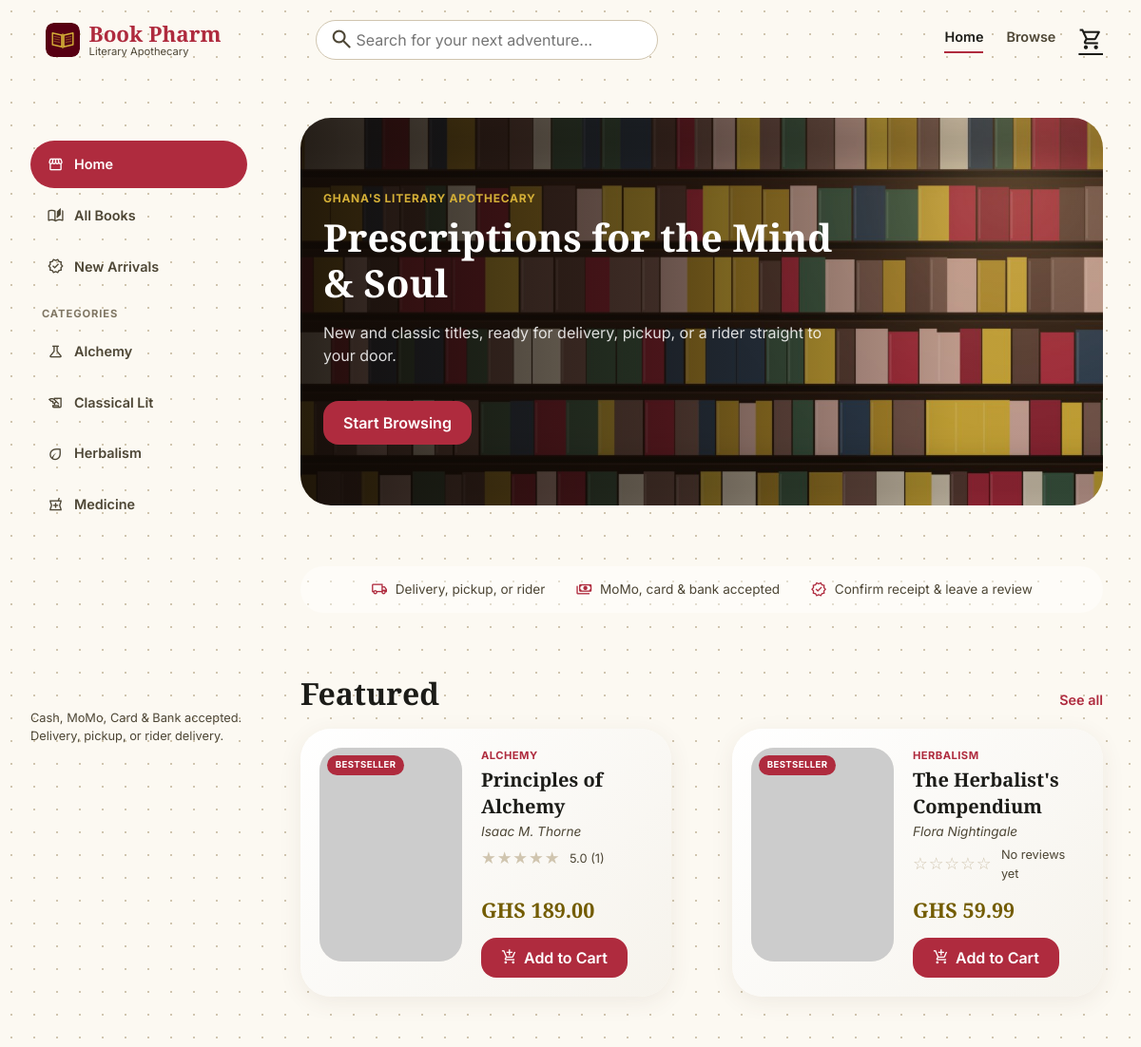
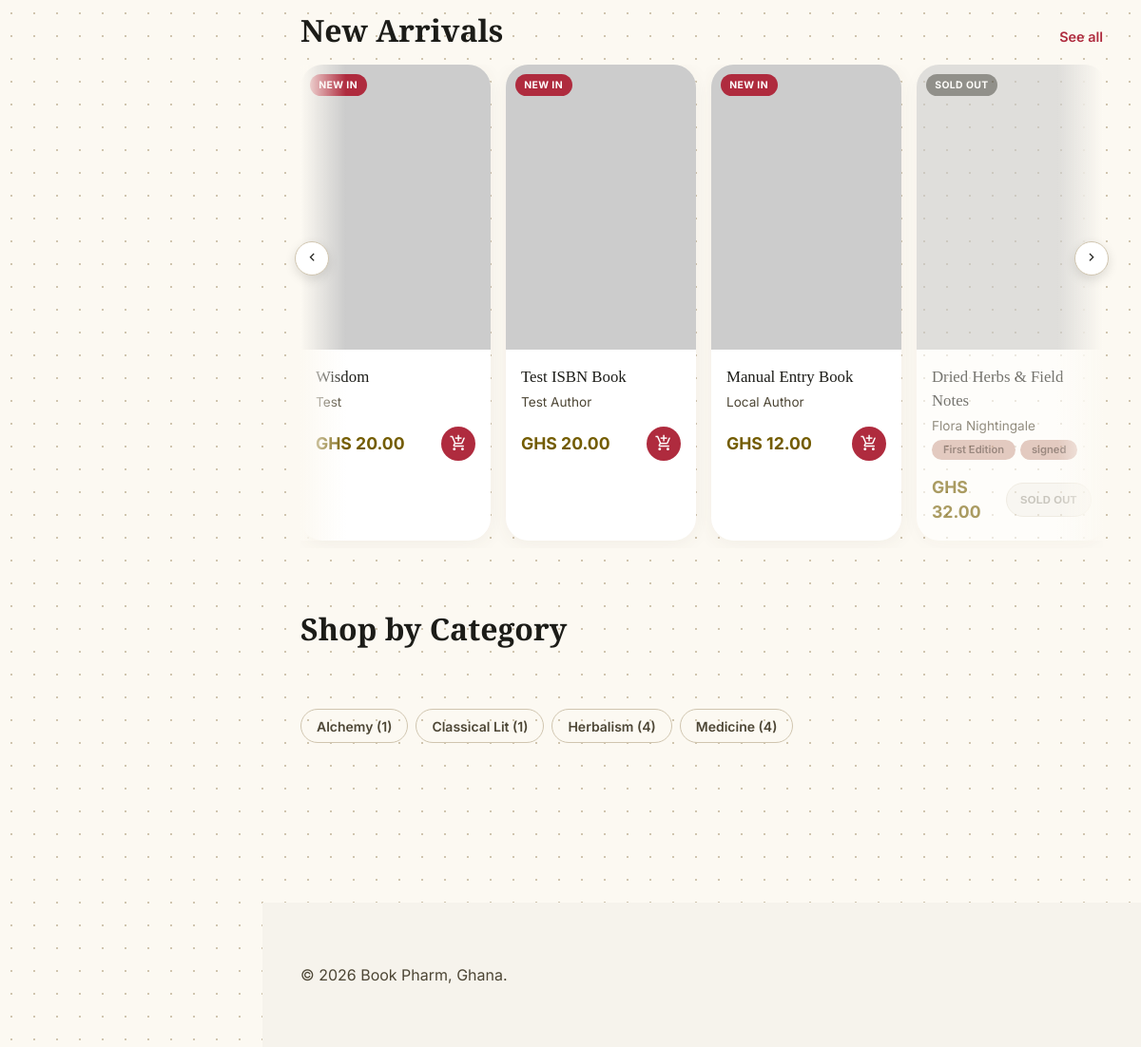
The page / on the database its author committed (2 pictures, top to bottom).
### apps/catalog/models.py (models this page shows, shortened)
class Category(models.Model):
    name = models.CharField(max_length=100, unique=True)
    slug = models.SlugField(max_length=110, unique=True, blank=True)
    class Meta:
        verbose_name_plural = 'categories'
        ordering = ['name']

class Book(models.Model):
    isbn = models.CharField(max_length=13, unique=True, null=True, blank=True)
    internal_code = models.CharField(max_length=20, unique=True, null=True, blank=True)
    slug = models.SlugField(max_length=255, unique=True, blank=True)
    title = models.CharField(max_length=255)
    author = models.CharField(max_length=255, blank=True)
    category = models.ForeignKey(Category, on_delete=models.PROTECT, related_name='books')
    tags = models.ManyToManyField(Tag, blank=True, related_name='books')
    cost_price = models.DecimalField(max_digits=10, decimal_places=2)
    selling_price = models.DecimalField(max_digits=10, decimal_places=2)
    stock_qty = models.IntegerField(default=0)
    low_stock_threshold = models.PositiveIntegerField(default=5)
    cover_image = models.ImageField(upload_to='book_covers/', blank=True, null=True)
    cover_image_url = models.URLField(max_length=500, blank=True)
    description = models.TextField(blank=True)
    is_active = models.BooleanField(default=True)
    created_at = models.DateTimeField(auto_now_add=True)
    updated_at = models.DateTimeField(auto_now=True)
    objects = BookQuerySet.as_manager()
    class Meta:
        ordering = ['title']
    @property
    def cover_url(self):
        if self.cover_image_url:
            return self.cover_image_url
        if self.cover_image:
            return self.cover_image.url
        return ''

class Tag(models.Model):
    name = models.CharField(max_length=50, unique=True)
    slug = models.SlugField(max_length=60, unique=True, blank=True)
    class Meta:
        ordering = ['name']

### apps/storefront/views.py (the view)
# urls.py: path('', views.home, name='home'),
def home(request):
    featured_qs = (
        Book.objects.filter(is_active=True, stock_qty__gt=0)
        .annotate(total_sold=Coalesce(
            Sum('sale_items__qty', filter=Q(sale_items__sale__payment_status=Sale.PaymentStatus.PAID)), 0,
        ))
        .select_related('category').prefetch_related('tags')
        .order_by('-total_sold', '-created_at')[:2]
    )
    featured_books = []
    for b in featured_qs:
        rating = Review.objects.filter(sale__items__book=b).aggregate(avg=Avg('rating'), count=Count('id'))
        featured_books.append({
            'book': b,
            'badge': 'Bestseller' if b.total_sold > 0 else 'New In',
            'avg_rating': rating['avg'] or 0,
            'review_count': rating['count'],
            'full_stars': round(rating['avg'] or 0),
        })
    featured_ids = [entry['book'].id for entry in featured_books]
    new_arrivals = list(
        Book.objects.filter(is_active=True)
        .exclude(id__in=featured_ids)
        .select_related('category').prefetch_related('tags')
        .order_by('-created_at')[:8]
    )
    categories = Category.objects.annotate(
        book_count=Count('books', filter=Q(books__is_active=True))
    ).filter(book_count__gt=0)
    active_discount = DiscountRule.objects.filter(
        is_active=True, scope=DiscountRule.Scope.GLOBAL,
    ).order_by('-created_at').first()
    return render(request, 'storefront/home.html', {
        'featured_books': featured_books,
        'new_arrivals': new_arrivals,
        'categories': categories,
        'active_discount': active_discount,
    })

### templates/storefront/home.html (shortened to what this page needs)
{% extends 'storefront/base.html' %}
{% load static %}
{% block content %}
<section class="hero-banner" style="background-image: linear-gradient(to right, rgba(15, 9, 5, 0.88) 0%, rgba(15, 9, 5, 0.55) 45%, rgba(15, 9, 5, 0.12) 82%), url('{% static 'img/hero-library.jpg' %}');">
  <div class="hero-banner__content">
    <p class="hero-banner__eyebrow">Ghana's Literary Apothecary</p>
    {% if active_discount %}
      <h1>{% if active_discount.discount_type == 'PERCENT' %}{{ active_discount.value|floatformat:0 }}% off{% else %}GHS {{ active_discount.value }} off{% endif %} storewide</h1>
      <p class="text-muted">{{ active_discount.name }} &mdash; applied automatically at checkout while it lasts.</p>
      <a class="btn btn--primary hero-banner__cta" href="{% url 'storefront:book_list' %}">Shop the Sale</a>
    {% else %}
      <h1>Prescriptions for the Mind &amp; Soul</h1>
      <p class="text-muted">New and classic titles, ready for delivery, pickup, or a rider straight to your door.</p>
      <a class="btn btn--primary hero-banner__cta" href="{% url 'storefront:book_list' %}">Start Browsing</a>
    {% endif %}
  </div>
</section>
<div class="value-props">
  <div class="value-prop"><span class="material-symbols-outlined">local_shipping</span> Delivery, pickup, or rider</div>
  <div class="value-prop"><span class="material-symbols-outlined">payments</span> MoMo, card &amp; bank accepted</div>
  <div class="value-prop"><span class="material-symbols-outlined">verified</span> Confirm receipt &amp; leave a review</div>
</div>
{% if featured_books %}
<div class="section-heading">
  <h2>Featured</h2>
  <a href="{% url 'storefront:book_list' %}?sort=new">See all</a>
</div>
<div class="featured-grid">
  {% for entry in featured_books %}
  {% include 'storefront/_featured_card.html' with book=entry.book badge=entry.badge avg_rating=entry.avg_rating review_count=entry.review_count full_stars=entry.full_stars %}
  {% endfor %}
</div>
{% endif %}
{% if new_arrivals %}
<div class="section-heading">
  <h2>New Arrivals</h2>
  <a href="{% url 'storefront:book_list' %}?sort=new">See all</a>
</div>
<div class="book-rail-wrap">
  <button type="button" class="book-rail__arrow book-rail__arrow--left" data-rail-scroll="-1" aria-label="Scroll left">
    <span class="material-symbols-outlined">chevron_left</span>
  </button>
  <div class="book-rail hide-scrollbar">
    {% for book in new_arrivals %}
    {% include 'storefront/_book_card.html' with book=book badge='New In' %}
    {% endfor %}
  </div>
  <button type="button" class="book-rail__arrow book-rail__arrow--right" data-rail-scroll="1" aria-label="Scroll right">
    <span class="material-symbols-outlined">chevron_right</span>
  </button>
</div>
{% endif %}
{% if categories %}
<div class="section-heading">
  <h2>Shop by Category</h2>
</div>
<div class="filter-bar">
  {% for cat in categories %}
  <a class="filter-bar__chip" href="{% url 'storefront:book_list' %}?category={{ cat.slug }}">{{ cat.name }} <span class="text-muted">({{ cat.book_count }})</span></a>
  {% endfor %}
</div>
{% endif %}
{% endblock %}

### templates/storefront/base.html (shortened to what this page needs)
{% load static storefront_extras %}
<!DOCTYPE html>
<html lang="en">
<head>
  <link rel="stylesheet" href="{% static 'css/base.css' %}">
  <link rel="stylesheet" href="{% static 'css/theme-storefront.css' %}">
  <link rel="stylesheet" href="{% static 'css/storefront-layout.css' %}">
  <link rel="stylesheet" href="https://cdn.jsdelivr.net/npm/toastify-js@1.12.0/src/toastify.min.css">
</head>
<body>
  <header class="storefront-topbar">
    <div class="storefront-topbar__inner">
      <div class="storefront-topbar__brand-col">
        <a class="storefront-topbar__brand" href="{% url 'storefront:home' %}">
          <img class="storefront-topbar__brand-mark" src="{% static 'img/logo.svg' %}" alt="" width="36" height="36">
          <span class="storefront-topbar__brand-text">
            <span class="storefront-topbar__brand-name">Book Pharm</span>
            <span class="storefront-topbar__brand-tagline">Literary Apothecary</span>
          </span>
        </a>
      </div>
      <div class="storefront-topbar__content">
        <form class="storefront-topbar__search" method="get" action="{% url 'storefront:book_list' %}">
          <button type="button" class="storefront-topbar__search-toggle" aria-label="Toggle search">
            <span class="material-symbols-outlined">search</span>
          </button>
          <input type="search" name="q" placeholder="Search for your next adventure..." value="{{ query|default:'' }}">
        </form>
        <nav class="storefront-topbar__links">
          <a href="{% url 'storefront:home' %}" class="{% if request.resolver_match.url_name == 'home' %}is-active{% endif %}">Home</a>
          <a href="{% url 'storefront:book_list' %}" class="{% if request.resolver_match.url_name == 'book_list' %}is-active{% endif %}">Browse</a>
        </nav>
        <a href="{% url 'storefront:cart' %}" class="storefront-topbar__cart" aria-label="Cart">
          <span class="material-symbols-outlined">shopping_cart</span>
        </a>
      </div>
    </div>
  </header>
  <div class="storefront-shell">
    <aside class="storefront-sidebar">
      <nav class="storefront-sidebar__nav">
        <a href="{% url 'storefront:home' %}" class="{% if request.resolver_match.url_name == 'home' %}is-active{% endif %}">
          <span class="material-symbols-outlined">storefront</span> Home
        </a>
        <a href="{% url 'storefront:book_list' %}" class="{% if request.resolver_match.url_name == 'book_list' and not selected_category and request.GET.sort != 'new' %}is-active{% endif %}">
          <span class="material-symbols-outlined">auto_stories</span> All Books
        </a>
        <a href="{% url 'storefront:book_list' %}?sort=new" class="{% if request.GET.sort == 'new' %}is-active{% endif %}">
          <span class="material-symbols-outlined">new_releases</span> New Arrivals
        </a>
      </nav>
      {% if nav_categories %}
      <p class="storefront-sidebar__section-label">Categories</p>
      <nav class="storefront-sidebar__nav">
        {% for cat in nav_categories %}
        <a href="{% url 'storefront:book_list' %}?category={{ cat.slug }}" class="{% if selected_category == cat.slug %}is-active{% endif %}">
          <span class="material-symbols-outlined">{{ cat.name|category_icon }}</span> {{ cat.name }}
        </a>
        {% endfor %}
      </nav>
      {% endif %}
      <div class="storefront-sidebar__foot">
        Cash, MoMo, Card &amp; Bank accepted.<br>Delivery, pickup, or rider delivery.
      </div>
    </aside>
    <div class="storefront-columns">
      <main class="storefront-main">
        {% block content %}{% endblock %}
      </main>
      <footer class="site-footer">
        <div>&copy; {% now "Y" %} Book Pharm, Ghana.</div>
      </footer>
    </div>
  </div>
</body>
</html>

### templates/storefront/_featured_card.html (shortened to what this page needs)
<div class="featured-card">
  <a class="featured-card__cover-link" href="{% url 'storefront:book_detail' book.slug %}">
    <div class="featured-card__cover">
      {% if book.cover_url %}<img src="{{ book.cover_url }}" alt="{{ book.title }} cover" loading="lazy">{% endif %}
      <span class="featured-card__badge">{{ badge }}</span>
    </div>
  </a>
  <div class="featured-card__body">
    <span class="featured-card__category">{{ book.category.name }}</span>
    <a class="featured-card__title-link" href="{% url 'storefront:book_detail' book.slug %}">
      <h3 class="featured-card__title">{{ book.title }}</h3>
    </a>
    <p class="featured-card__author">{{ book.author }}</p>
    <div class="rating-row" style="margin: 0.3rem 0 0;">
      <span class="star-display">{% for i in "12345" %}{% if forloop.counter <= full_stars %}&#9733;{% else %}&#9734;{% endif %}{% endfor %}</span>
      {% if review_count %}
      <span class="text-muted" style="font-size: 0.8rem;">{{ avg_rating|floatformat:1 }} ({{ review_count }})</span>
      {% else %}
      <span class="text-muted" style="font-size: 0.8rem;">No reviews yet</span>
      {% endif %}
    </div>
    <div class="featured-card__footer">
      <span class="featured-card__price">GHS {{ book.selling_price }}</span>
      {% if book.stock_qty > 0 %}
      <button type="submit" form="quick-add-{{ book.id }}" class="btn btn--primary featured-card__add">
        <span class="material-symbols-outlined">add_shopping_cart</span> Add to Cart
      </button>
      {% else %}
      <button type="button" class="book-card__sold-out-btn" disabled>Sold Out</button>
      {% endif %}
    </div>
  </div>
</div>

### templates/storefront/_book_card.html (shortened to what this page needs)
<div class="book-card{% if book.stock_qty <= 0 %} book-card--sold-out{% endif %}">
  <a class="book-card__link" href="{% url 'storefront:book_detail' book.slug %}">
    <div class="book-card__cover">
      {% if book.cover_url %}<img src="{{ book.cover_url }}" alt="{{ book.title }} cover" loading="lazy">{% endif %}
      {% if book.stock_qty <= 0 %}
      <span class="book-card__badge book-card__badge--sold-out">Sold Out</span>
      {% elif badge %}
      <span class="book-card__badge">{{ badge }}</span>
      {% endif %}
    </div>
    <div class="book-card__body">
      <p class="book-card__title">{{ book.title }}</p>
      <p class="book-card__author">{{ book.author }}</p>
      {% if book.tags.all %}
      <div class="tag-chips">
        {% for tag in book.tags.all %}<span class="badge badge--tag">{{ tag.name }}</span>{% endfor %}
      </div>
      {% endif %}
    </div>
  </a>
  <div class="book-card__row">
    <span class="book-card__price">GHS {{ book.selling_price }}</span>
    {% if book.stock_qty > 0 %}
    <button type="submit" form="quick-add-{{ book.id }}" class="book-card__quick-add" aria-label="Add {{ book.title }} to cart" title="Add to cart">
      <span class="material-symbols-outlined">add_shopping_cart</span>
    </button>
    {% else %}
    <button type="button" class="book-card__sold-out-btn" disabled aria-label="{{ book.title }} is sold out">Sold Out</button>
    {% endif %}
  </div>
</div>

### rows shown on the page
Category: name "Alchemy", book_count "1"
Category: name "Classical Lit", book_count "1"
Category: name "Herbalism", book_count "4"
Category: name "Medicine", book_count "4"
Book: badge "BESTSELLER", category.name "ALCHEMY", title "Principles of Alchemy", author "Isaac M. Thorne", avg_rating "5.0", is_active "1", selling_price "189.00"
Book: badge "BESTSELLER", category.name "HERBALISM", title "The Herbalist's Compendium", author "Flora Nightingale", shows "No reviews yet", selling_price "59.99"
Book: badge "NEW IN", title "Wisdom", author "Test", selling_price "20.00"
Book: badge "NEW IN", title "Test ISBN Book", author "Test Author", selling_price "20.00"
Book: badge "NEW IN", title "Manual Entry Book", author "Local Author", selling_price "12.00"
Book: stock_qty "SOLD OUT", title "Dried Herbs & Field Notes", author "Flora Nightingale", selling_price "32.00"
Tag: name "First Edition"
Tag: name "signed"
